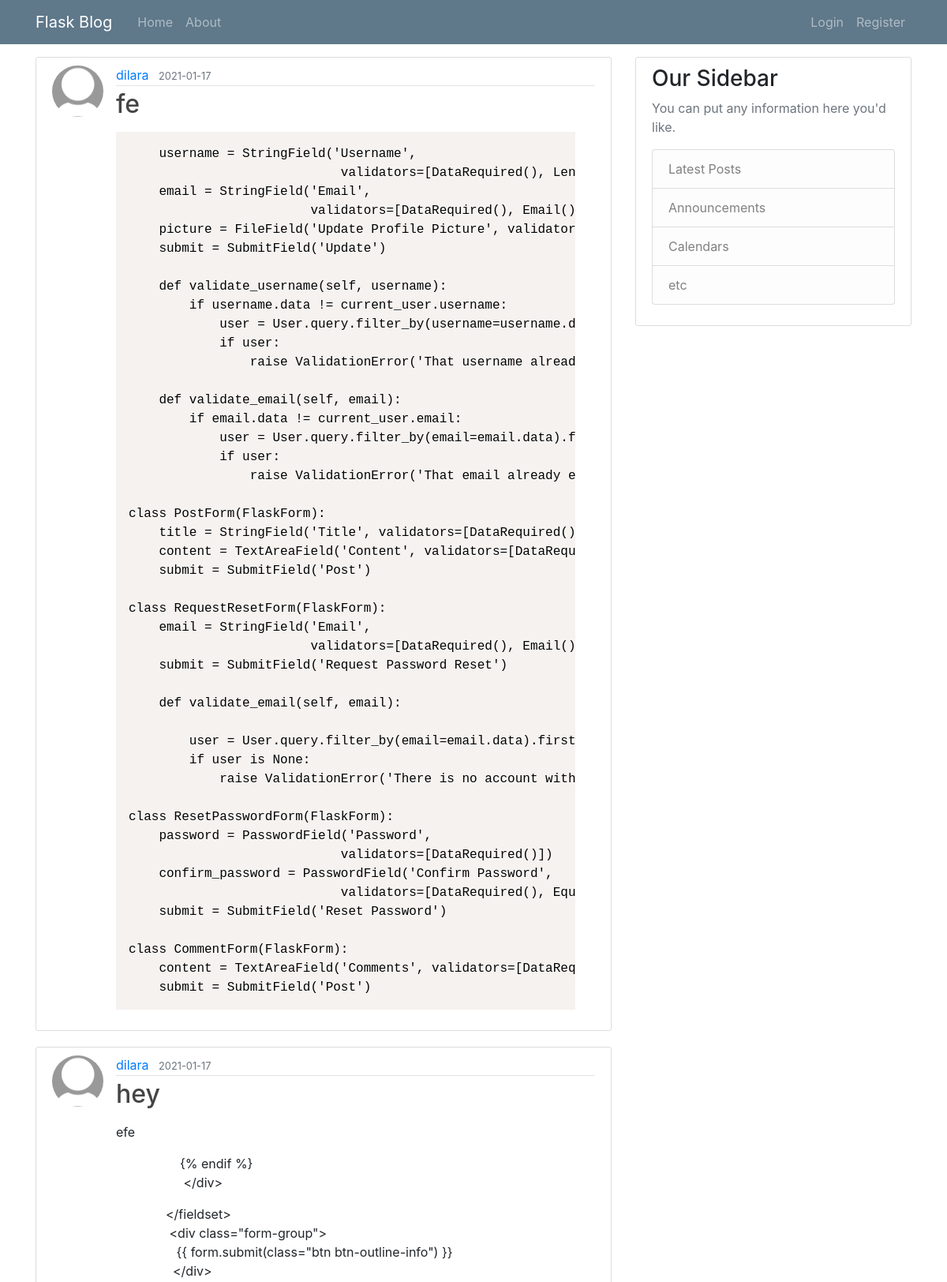
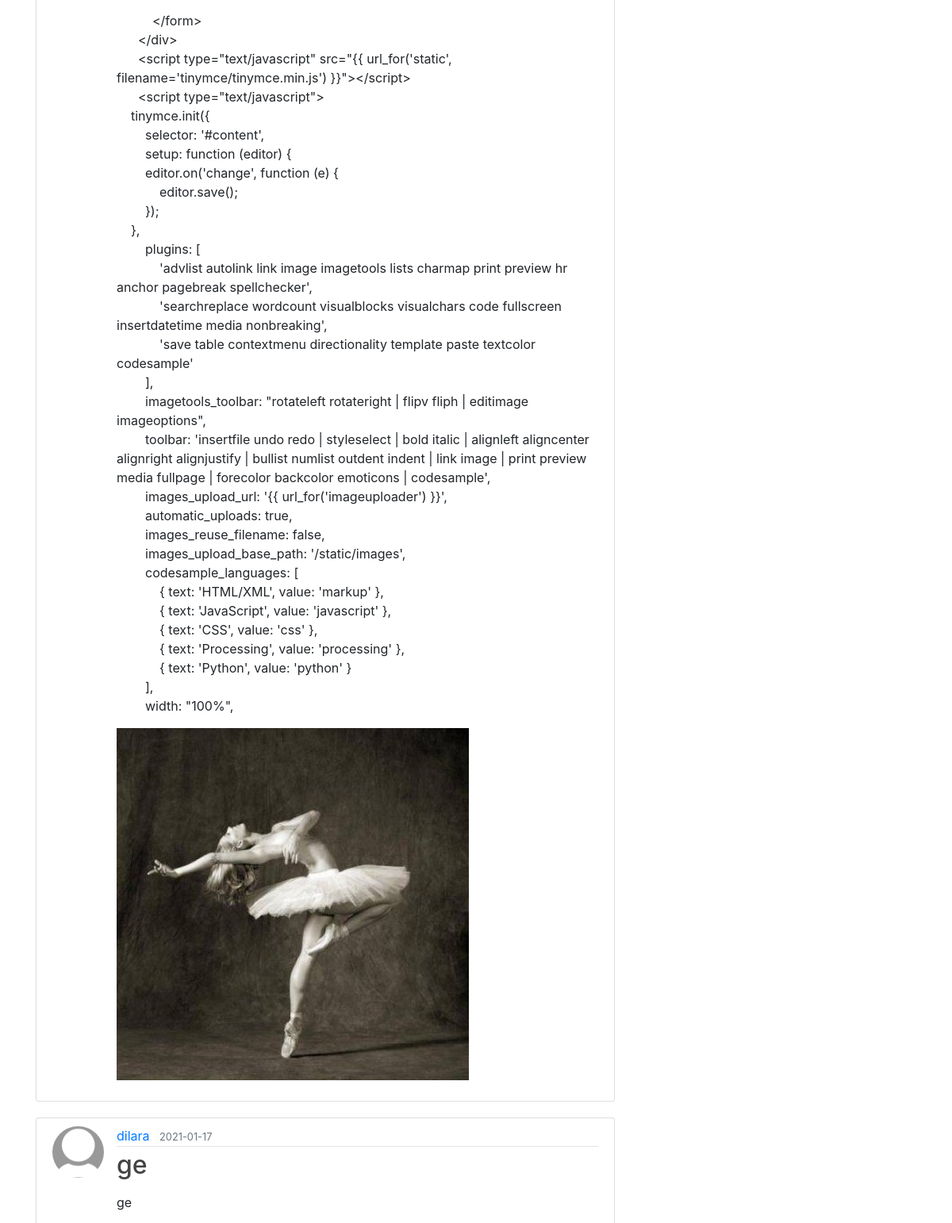
The page /home (upper part) on the database its author committed (2 pictures, top to bottom).
### Blog/models.py (models this page shows, shortened)
class Post(db.Model):
    id = db.Column(db.Integer, primary_key=True)
    title = db.Column(db.String(100), nullable=False)
    date_posted = db.Column(db.DateTime, nullable=False, default=datetime.utcnow)
    content = db.Column(db.Text, nullable=False)
    user_id = db.Column(db.Integer, db.ForeignKey('user.id'), nullable=False)
    comments = db.relationship('Comment', backref='entry', lazy=True)

class User(db.Model, UserMixin):
    id = db.Column(db.Integer, primary_key=True)
    username = db.Column(db.String(20), unique=True, nullable=False)
    email = db.Column(db.String(120), unique=True, nullable=False)
    image_file = db.Column(db.String(20), nullable=False, default='default.jpg')
    password = db.Column(db.String(60), nullable=False)
    posts = db.relationship('Post', backref='author', lazy=True)
    comments = db.relationship('Comment', backref="author",lazy=True)

### Blog/routes.py (the view)
@app.route("/")
@app.route("/home")
def home():
    page = request.args.get('page', 1, type=int)
    posts = Post.query.order_by(Post.date_posted.desc()).paginate(page=page, per_page=5)
    return render_template('home.html', posts=posts)

### Blog/templates/home.html (shortened to what this page needs)
{% extends "base.html" %}
{% block content %}
    {% for post in posts.items %}
    <article class="media content-section">
      <img class="rounded-circle article-img" src="{{url_for('static', filename='images/' + post.author.image_file) }}" alt="">
      <div class="media-body">
        <div class="article-metadata">
          <a class="mr-2" href="{{url_for('user_posts', username=post.author.username)}}">{{ post.author.username }}</a>
          <small class="text-muted">{{ post.date_posted.strftime('%Y-%m-%d') }}</small>
        </div>
        <h2><a class="article-title" href="{{url_for('post', post_id=post.id)}}">{{ post.title }}</a></h2>
        <p class="article-content">{{ post.content|safe }}</p>
      </div>
    </article>
    {% endfor %}
{% endblock content %}

### Blog/static/main.css (style rules this page uses)
body { background: #fafafa; color: #333333; margin-top: 5rem; }
h1, h2, h3, h4, h5, h6 { color: #444444; }
.content-section { background: #ffffff; padding: 10px 20px; border: 1px solid #dddddd; border-radius: 3px; margin-bottom: 20px; }
.article-title { color: #444444; }
.article-content { white-space: pre-line; }
.article-img { height: 65px; width: 65px; margin-right: 16px; }
.article-metadata { padding-bottom: 1px; margin-bottom: 4px; border-bottom: 1px solid #e3e3e3 }

### Blog/static/prism.css (style rules this page uses)
code[class*="language-"], pre[class*="language-"] { color: black; background: none; text-shadow: 0 1px white; font-family: Consolas, Monaco, 'Andale Mono', 'Ubuntu Mono', monospace; font-size: 1em; text-align: left; white-space: pre; word-spacing: normal; word-break: normal; word-wrap: normal; line-height: 1.5; -moz-tab-size: 4; -o-tab-size: 4; tab-size: 4; -webkit-hyphens: none; -moz-hyphens: none; -ms-hyphens: none; hyphens: none; }
pre[class*="language-"] { padding: 1em; margin: .5em 0; overflow: auto; }
:not(pre) > code[class*="language-"], pre[class*="language-"] { background: #f5f2f0; }
.language-python { width:582px; }

### rows shown on the page
Post: image_file (placeholder picture), author.username "dilara", date_posted "2021-01-17", title "fe"
Post: image_file (placeholder picture), author.username "dilara", date_posted "2021-01-17", title "hey", content "efe {% endif %} </div> </fieldset> <div class=\"form-group\"> {{ form.submit(class=\"btn btn-outline-info\") }} </div> </form> </div> <script type=\"text/javascript\" src=\"{{ url_for('static', filename='tinymce/tinymce.min.js') }}\"></script> <script type=\"text/javascript\"> tinymce.init({ selector: '#content', setup: function (editor) { editor.on('change', function (e) { editor.save(); }); }, plugins: [ 'advlist autolink link image imagetools lists charmap print preview hr anchor pagebreak spellchecker', 'searchreplace wordcount visualblocks visualchars code fullscreen insertdatetime media nonbreaking', 'save table contextmenu directionality template paste textcolor codesample' ],…", content (picture)
Post: image_file (placeholder picture), author.username "dilara", date_posted "2021-01-17", title "ge", content "ge"
